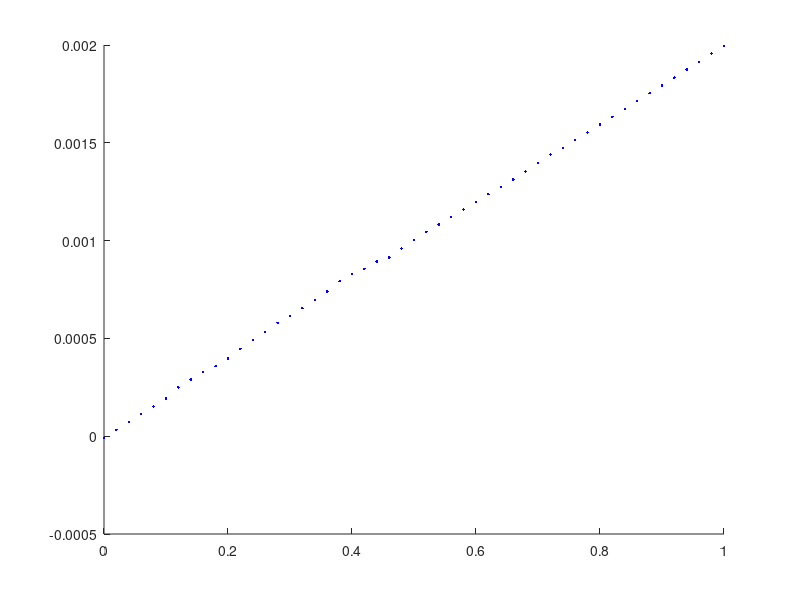

MATLAB code to generate this figure: (Note: this script raises an error after producing the figure.)
load("exp1.mat")
load("exp2.mat")

% Experiment 1
figure(1)
hold on
plot(Vsexp1, Currentexp1, 'b.')
[f1, l1, m1, b1, n1] = linefit(Vsexp1, Currentexp1, 4e-5);
plot(Vsexp1, Vsexp1*m1+b1, 'r-')

title('Current Voltage Characteristic of 499 \Omega Resistor')
xlabel('Current (A)')
ylabel('Voltage (V)')

measured_r = 1/m1; % ohms

% Experiment 2
figure(2)
hold on
plot(Vsexp2, Voutexp2, 'b.')
[f2, l2, m2, b2, n2] = linefit(Vsexp2, Voutexp2, 4e-5);
plot(Vsexp2, Vsexp2*m2+b2, 'r-')
hold off

title('')
xlabel('V_{in} (V)');
ylabel('V_{out} (V)')

divider_ratio = m2;

% Experiment 3

% Experiment 4

